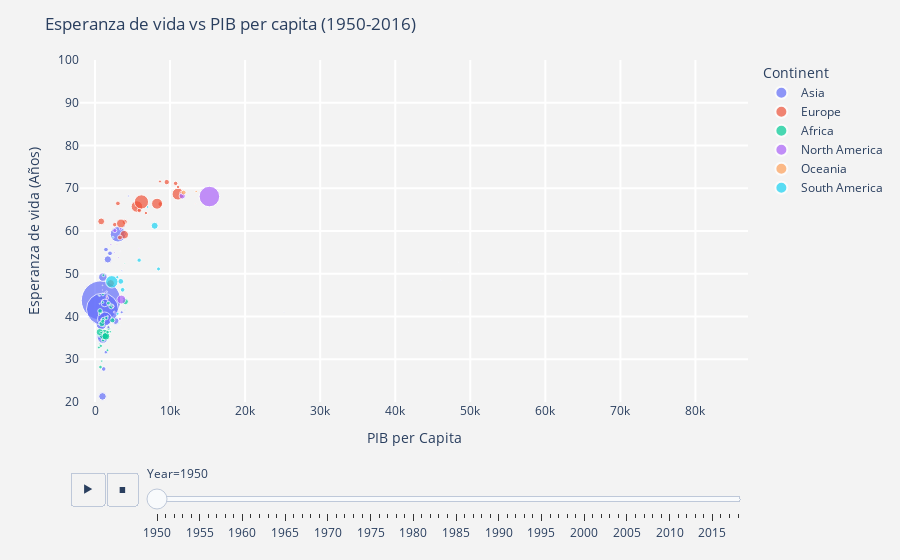

The notebook cell saved with this chart:
### Code cell
fig = px.scatter(
    wf,
    x='GDPperCap',
    y='LifeExp',
    size='Population',
    size_max=45,
    color='Continent',
    animation_frame='Year',
    animation_group='Country',
    # log_x=True,
    hover_data='Country',
    range_x=[-2000, 87000],
    range_y=[20, 100]
)

fig.update_traces(
    mode='markers',
    marker=dict(
        sizemode='area'
    )
)

fig.update_layout(
    title='Esperanza de vida vs PIB per capita (1950-2016)',
    xaxis=dict(
        title='PIB per Capita',
        gridcolor='white',
        gridwidth=2
    ),
    yaxis=dict(
        title='Esperanza de vida (Años)',
        gridcolor='white',
        gridwidth=2
    ),
    paper_bgcolor='rgb(243, 243, 243)',
    plot_bgcolor='rgb(243, 243, 243)'
)

fig.layout.updatemenus[0].buttons[0].args[1]['frame']['duration'] = 100

fig.show()

### Figure 1 — Plotly figure (JSON) as saved in the notebook; plotly's stock layout.template omitted (floating-point values rounded to 4 significant figures)
{"data": [{"customdata": [["Afghanistan"], ["Israel"], ["Iraq"], ["Bahrain"], ["Iran"], ["Qatar"], ["Lebanon"], ["Mongolia"], ["Malaysia"], ["Nepal"], ["Myanmar"], ["Yemen"], ["Bangladesh"], ["United Arab Emirates"], ["China"], ["Japan"], ["Jordan"], ["Palestine"], ["Laos"], ["Pakistan"], ["Oman"], ["Kuwait"], ["Philippines"], ["Hong Kong"], ["Saudi Arabia"], ["Cambodia"], ["South Korea"], ["India"], ["Vietnam"], ["Singapore"], ["Sri Lanka"], ["Indonesia"], ["Thailand"], ["Taiwan"], ["Syria"]], "hovertemplate": "Continent=Asia<br>Year=1950<br>GDPperCap=%{x}<br>LifeExp=%{y}<br>Population=%{marker.size}<br>Country=%{customdata[0]}<extra></extra>", "ids": ["Afghanistan", "Israel", "Iraq", "Bahrain", "Iran", "Qatar", "Lebanon", "Mongolia", "Malaysia", "Nepal", "Myanmar", "Yemen", "Bangladesh", "United Arab Emirates", "China", "Japan", "Jordan", "Palestine", "Laos", "Pakistan", "Oman", "Kuwait", "Philippines", "Hong Kong", "Saudi Arabia", "Cambodia", "South Korea", "India", "Vietnam", "Singapore", "Sri Lanka", "Indonesia", "Thailand", "Taiwan", "Syria"], "legendgroup": "Asia", "marker": {"color": "#636efa", "size": [7480464, 1284166, 5656483, 117160, 16832842, 24310, 1349596, 781264, 5972878, 8398952, 17731816, 4712813, 39728540, 74613, 543979200, 84353056, 438397, 944814, 1684682, 37696264, 457321, 153754, 18469880, 1980530, 3089697, 4380384, 20104016, 357021120, 25109200, 1006712, 7945979, 69567624, 20411638, 7623139, 3543542], "sizemode": "area", "sizeref": 699800.0, "symbol": "circle"}, "mode": "markers", "name": "Asia", "orientation": "v", "showlegend": true, "type": "scatter", "x": [1156, 4490, 2174, 3354, 2742, 48436, 3872, 677, 2485, 802, 631, 1452, 861, 25182, 799, 3062, 2651, 1549, 697, 1025, 993, 46031, 1706, 4082, 3556, 768, 998.1, 987, 1049, 3572, 1997, 1280, 1302, 1460, 3838], "xaxis": "x", "y": [27.73, 68.19, 38.98, 38.08, 38.96, 52.7, 61.03, 39.57, 47.0, 37.68, 35.44, 31.66, 38.18, 41.07, 43.74, 59.23, 39.96, 45.79, 38.7, 34.96, 29.67, 48.47, 53.36, 59.32, 40.99, 38.94, 21.31, 41.72, 49.21, 50.7, 54.77, 39.4, 43.17, 55.67, 44.14], "yaxis": "y"}, {"customdata": [["Poland"], ["Portugal"], ["Ireland"], ["Norway"], ["Netherlands"], ["Italy"], ["Malta"], ["United Kingdom"], ["Cyprus"], ["Albania"], ["Belgium"], ["Bulgaria"], ["Turkey"], ["Hungary"], ["Iceland"], ["Austria"], ["Germany"], ["Greece"], ["Luxembourg"], ["Finland"], ["France"], ["Sweden"], ["Denmark"], ["Romania"], ["Spain"], ["Switzerland"]], "hovertemplate": "Continent=Europe<br>Year=1950<br>GDPperCap=%{x}<br>LifeExp=%{y}<br>Population=%{marker.size}<br>Country=%{customdata[0]}<extra></extra>", "ids": ["Poland", "Portugal", "Ireland", "Norway", "Netherlands", "Italy", "Malta", "United Kingdom", "Cyprus", "Albania", "Belgium", "Bulgaria", "Turkey", "Hungary", "Iceland", "Austria", "Germany", "Greece", "Luxembourg", "Finland", "France", "Sweden", "Denmark", "Romania", "Spain", "Switzerland"], "legendgroup": "Europe", "marker": {"color": "#EF553B", "size": [24786240, 8416952, 2906608, 3281428, 10093555, 46391944, 291881, 50055068, 493969, 1252587, 8617340, 7157630, 20977698, 9337718, 142666, 6936443, 70964104, 7669097, 296589, 4008294, 41842356, 7014611, 4267702, 16392973, 28069696, 4692636], "sizemode": "area", "sizeref": 699800.0, "symbol": "circle"}, "mode": "markers", "name": "Europe", "orientation": "v", "showlegend": true, "type": "scatter", "x": [3900, 3325, 5504, 8655, 9558, 5582, 1573, 11061, 2885, 1596, 8706, 2632, 2079, 3953, 8498, 5907, 6186, 3052, 13378, 6779, 8266, 10742, 11067, 824, 3464, 11540.0], "xaxis": "x", "y": [59.14, 58.48, 65.58, 71.59, 71.44, 65.72, 61.58, 68.63, 56.95, 44.74, 66.31, 61.49, 47.75, 62.14, 71.22, 64.81, 66.8, 66.45, 66.37, 64.2, 66.38, 71.14, 70.31, 62.25, 61.75, 68.91], "yaxis": "y"}, {"customdata": [["Burundi"], ["Lesotho"], ["Zambia"], ["Morocco"], ["Botswana"], ["Mali"], ["Mauritania"], ["Benin"], ["Mauritius"], ["Mozambique"], ["Namibia"], ["Burkina Faso"], ["Comoros"], ["Congo"], ["Uganda"], ["Cote d'Ivoire"], ["Zimbabwe"], ["Democratic Republic of Congo"], ["Kenya"], ["Malawi"], ["Sao Tome and Principe"], ["Cameroon"], ["Gambia"], ["Gabon"], ["Tunisia"], ["Rwanda"], ["Algeria"], ["Madagascar"], ["South Africa"], ["Ghana"], ["Senegal"], ["Sierra Leone"], ["Guinea"], ["Seychelles"], ["Guinea-Bissau"], ["Djibouti"], ["Cape Verde"], ["Central African Republic"], ["Liberia"], ["Nigeria"], ["Libya"], ["Niger"], ["Ethiopia"], ["Eswatini"], ["Togo"], ["Egypt"], ["Angola"], ["Chad"], ["Equatorial Guinea"], ["Tanzania"]], "hovertemplate": "Continent=Africa<br>Year=1950<br>GDPperCap=%{x}<br>LifeExp=%{y}<br>Population=%{marker.size}<br>Country=%{customdata[0]}<extra></extra>", "ids": ["Burundi", "Lesotho", "Zambia", "Morocco", "Botswana", "Mali", "Mauritania", "Benin", "Mauritius", "Mozambique", "Namibia", "Burkina Faso", "Comoros", "Congo", "Uganda", "Cote d'Ivoire", "Zimbabwe", "Democratic Republic of Congo", "Kenya", "Malawi", "Sao Tome and Principe", "Cameroon", "Gambia", "Gabon", "Tunisia", "Rwanda", "Algeria", "Madagascar", "South Africa", "Ghana", "Senegal", "Sierra Leone", "Guinea", "Seychelles", "Guinea-Bissau", "Djibouti", "Cape Verde", "Central African Republic", "Liberia", "Nigeria", "Libya", "Niger", "Ethiopia", "Eswatini", "Togo", "Egypt", "Angola", "Chad", "Equatorial Guinea", "Tanzania"], "legendgroup": "Africa", "marker": {"color": "#00cc96", "size": [2254121, 579478, 2318453, 8946213, 413489, 4694920, 658563, 2264457, 525445, 5920221, 514785, 4213762, 161823, 835136, 5750643, 2736917, 2791336, 12295748, 5774050, 2949747, 60993, 4315823, 306793, 472913, 3606294, 2154225, 9019866, 3953898, 13043843, 5077600, 2496070, 2000793, 2983566, 38129, 543421, 62351, 185013, 1436604, 915910, 37189376, 1130680, 2569201, 17709958, 271656, 1398532, 21150060, 4478186, 2512693, 226391, 7632405], "sizemode": "area", "sizeref": 699800.0, "symbol": "circle"}, "mode": "markers", "name": "Africa", "orientation": "v", "showlegend": true, "type": "scatter", "x": [595, 631, 1054, 2319, 489, 728, 679, 1627, 3942, 1806, 4009, 756, 534, 1693, 1095, 1659, 1117, 909, 1038, 516, 1278, 1070, 982, 2958, 1777, 1020, 2176, 1516, 4041, 1788, 2007, 902, 520, 2632, 462, 3459, 1006, 1307, 3151, 1200, 620, 983, 622, 604, 870, 1451.0, 1677, 815, 797, 676], "xaxis": "x", "y": [40.58, 44.83, 45.12, 39.1, 44.94, 28.17, 38.74, 34.95, 52.44, 37.26, 41.53, 33.12, 36.55, 40.06, 39.33, 32.11, 49.64, 38.31, 38.9, 32.75, 40.07, 34.46, 31.76, 39.63, 37.6, 43.34, 42.36, 39.65, 43.47, 43.11, 36.43, 29.57, 35.54, 50.88, 35.62, 40.57, 47.3, 35.39, 38.49, 35.81, 33.59, 36.25, 36.35, 42.97, 40.92, 35.37, 36.35, 36.21, 39.32, 41.3], "yaxis": "y"}, {"customdata": [["Puerto Rico"], ["Mexico"], ["Jamaica"], ["Cuba"], ["Costa Rica"], ["Panama"], ["United States"], ["Barbados"], ["Nicaragua"], ["Honduras"], ["Saint Lucia"], ["Haiti"], ["Guatemala"], ["Canada"], ["Trinidad and Tobago"], ["Dominica"], ["Dominican Republic"], ["El Salvador"]], "hovertemplate": "Continent=North America<br>Year=1950<br>GDPperCap=%{x}<br>LifeExp=%{y}<br>Population=%{marker.size}<br>Country=%{customdata[0]}<extra></extra>", "ids": ["Puerto Rico", "Mexico", "Jamaica", "Cuba", "Costa Rica", "Panama", "United States", "Barbados", "Nicaragua", "Honduras", "Saint Lucia", "Haiti", "Guatemala", "Canada", "Trinidad and Tobago", "Dominica", "Dominican Republic", "El Salvador"], "legendgroup": "North America", "marker": {"color": "#ab63fa", "size": [2229747, 27600140, 1407472, 5926656, 948490, 861090, 148281552, 210556, 1330447, 1557940, 86716, 3247240, 3099871, 13743068, 648619, 50208, 2381743, 2182419], "sizemode": "area", "sizeref": 699800.0, "symbol": "circle"}, "mode": "markers", "name": "North America", "orientation": "v", "showlegend": true, "type": "scatter", "x": [3416, 3510, 2115, 2638, 3129, 2577, 15240, 3390, 2565, 2018, 1231, 1790, 3323, 11622, 5856, 980, 1637, 2375], "xaxis": "x", "y": [60.51, 43.97, 56.8, 60.11, 53.75, 54.98, 68.06, 55.24, 41.03, 42.73, 45.64, 37.48, 39.42, 68.21, 55.89, 46.2, 44.3, 42.4], "yaxis": "y"}, {"customdata": [["New Zealand"], ["Australia"]], "hovertemplate": "Continent=Oceania<br>Year=1950<br>GDPperCap=%{x}<br>LifeExp=%{y}<br>Population=%{marker.size}<br>Country=%{customdata[0]}<extra></extra>", "ids": ["New Zealand", "Australia"], "legendgroup": "Oceania", "marker": {"color": "#FFA15A", "size": [1911611, 8177169], "sizemode": "area", "sizeref": 699800.0, "symbol": "circle"}, "mode": "markers", "name": "Oceania", "orientation": "v", "showlegend": true, "type": "scatter", "x": [13479, 11815], "xaxis": "x", "y": [69.25, 69], "yaxis": "y"}, {"customdata": [["Colombia"], ["Venezuela"], ["Uruguay"], ["Bolivia"], ["Peru"], ["Paraguay"], ["Argentina"], ["Chile"], ["Brazil"], ["Ecuador"]], "hovertemplate": "Continent=South America<br>Year=1950<br>GDPperCap=%{x}<br>LifeExp=%{y}<br>Population=%{marker.size}<br>Country=%{customdata[0]}<extra></extra>", "ids": ["Colombia", "Venezuela", "Uruguay", "Bolivia", "Peru", "Paraguay", "Argentina", "Chile", "Brazil", "Ecuador"], "legendgroup": "South America", "marker": {"color": "#19d3f3", "size": [11769747, 5488619, 2234152, 3089847, 7678967, 1504818, 17017748, 6623650, 53955360, 3518730], "sizemode": "area", "sizeref": 699800.0, "symbol": "circle"}, "mode": "markers", "name": "South America", "orientation": "v", "showlegend": true, "type": "scatter", "x": [3432, 8462, 7015, 3011, 3679, 2391, 7949, 5880, 2236, 2970], "xaxis": "x", "y": [48.22, 51.12, 65.62, 40.63, 46.24, 58.53, 61.23, 53.18, 48.12, 49.2], "yaxis": "y"}], "layout": {"legend": {"itemsizing": "constant", "title": {"text": "Continent"}, "tracegroupgap": 0}, "margin": {"t": 60}, "paper_bgcolor": "rgb(243, 243, 243)", "plot_bgcolor": "rgb(243, 243, 243)", "sliders": [{"active": 0, "currentvalue": {"prefix": "Year="}, "len": 0.9, "pad": {"b": 10, "t": 60}, "steps": [{"args": [["1950"], {"frame": {"duration": 0, "redraw": false}, "fromcurrent": true, "mode": "immediate", "transition": {"duration": 0, "easing": "linear"}}], "label": "1950", "method": "animate"}, {"args": [["1951"], {"frame": {"duration": 0, "redraw": false}, "fromcurrent": true, "mode": "immediate", "transition": {"duration": 0, "easing": "linear"}}], "label": "1951", "method": "animate"}, {"args": [["1952"], {"frame": {"duration": 0, "redraw": false}, "fromcurrent": true, "mode": "immediate", "transition": {"duration": 0, "easing": "linear"}}], "label": "1952", "method": "animate"}, {"args": [["1953"], {"frame": {"duration": 0, "redraw": false}, "fromcurrent": true, "mode": "immediate", "transition": {"duration": 0, "easing": "linear"}}], "label": "1953", "method": "animate"}, {"args": [["1954"], {"frame": {"duration": 0, "redraw": false}, "fromcurrent": true, "mode": "immediate", "transition": {"duration": 0, "easing": "linear"}}], "label": "1954", "method": "animate"}, {"args": [["1955"], {"frame": {"duration": 0, "redraw": false}, "fromcurrent": true, "mode": "immediate", "transition": {"duration": 0, "easing": "linear"}}], "label": "1955", "method": "animate"}, {"args": [["1956"], {"frame": {"duration": 0, "redraw": false}, "fromcurrent": true, "mode": "immediate", "transition": {"duration": 0, "easing": "linear"}}], "label": "1956", "method": "animate"}, {"args": [["1957"], {"frame": {"duration": 0, "redraw": false}, "fromcurrent": true, "mode": "immediate", "transition": {"duration": 0, "easing": "linear"}}], "label": "1957", "method": "animate"}, {"args": [["1958"], {"frame": {"duration": 0, "redraw": false}, "fromcurrent": true, "mode": "immediate", "transition": {"duration": 0, "easing": "linear"}}], "label": "1958", "method": "animate"}, {"args": [["1959"], {"frame": {"duration": 0, "redraw": false}, "fromcurrent": true, "mode": "immediate", "transition": {"duration": 0, "easing": "linear"}}], "label": "1959", "method": "animate"}, {"args": [["1960"], {"frame": {"duration": 0, "redraw": false}, "fromcurrent": true, "mode": "immediate", "transition": {"duration": 0, "easing": "linear"}}], "label": "1960", "method": "animate"}, {"args": [["1961"], {"frame": {"duration": 0, "redraw": false}, "fromcurrent": true, "mode": "immediate", "transition": {"duration": 0, "easing": "linear"}}], "label": "1961", "method": "animate"}, {"args": [["1962"], {"frame": {"duration": 0, "redraw": false}, "fromcurrent": true, "mode": "immediate", "transition": {"duration": 0, "easing": "linear"}}], "label": "1962", "method": "animate"}, {"args": [["1963"], {"frame": {"duration": 0, "redraw": false}, "fromcurrent": true, "mode": "immediate", "transition": {"duration": 0, "easing": "linear"}}], "label": "1963", "method": "animate"}, {"args": [["1964"], {"frame": {"duration": 0, "redraw": false}, "fromcurrent": true, "mode": "immediate", "transition": {"duration": 0, "easing": "linear"}}], "label": "1964", "method": "animate"}, {"args": [["1965"], {"frame": {"duration": 0, "redraw": false}, "fromcurrent": true, "mode": "immediate", "transition": {"duration": 0, "easing": "linear"}}], "label": "1965", "method": "animate"}, {"args": [["1966"], {"frame": {"duration": 0, "redraw": false}, "fromcurrent": true, "mode": "immediate", "transition": {"duration": 0, "easing": "linear"}}], "label": "1966", "method": "animate"}, {"args": [["1967"], {"frame": {"duration": 0, "redraw": false}, "fromcurrent": true, "mode": "immediate", "transition": {"duration": 0, "easing": "linear"}}], "label": "1967", "method": "animate"}, {"args": [["1968"], {"frame": {"duration": 0, "redraw": false}, "fromcurrent": true, "mode": "immediate", "transition": {"duration": 0, "easing": "linear"}}], "label": "1968", "method": "animate"}, {"args": [["1969"], {"frame": {"duration": 0, "redraw": false}, "fromcurrent": true, "mode": "immediate", "transition": {"duration": 0, "easing": "linear"}}], "label": "1969", "method": "animate"}, {"args": [["1970"], {"frame": {"duration": 0, "redraw": false}, "fromcurrent": true, "mode": "immediate", "transition": {"duration": 0, "easing": "linear"}}], "label": "1970", "method": "animate"}, {"args": [["1971"], {"frame": {"duration": 0, "redraw": false}, "fromcurrent": true, "mode": "immediate", "transition": {"duration": 0, "easing": "linear"}}], "label": "1971", "method": "animate"}, {"args": [["1972"], {"frame": {"duration": 0, "redraw": false}, "fromcurrent": true, "mode": "immediate", "transition": {"duration": 0, "easing": "linear"}}], "label": "1972", "method": "animate"}, {"args": [["1973"], {"frame": {"duration": 0, "redraw": false}, "fromcurrent": true, "mode": "immediate", "transition": {"duration": 0, "easing": "linear"}}], "label": "1973", "method": "animate"}, {"args": [["1974"], {"frame": {"duration": 0, "redraw": false}, "fromcurrent": true, "mode": "immediate", "transition": {"duration": 0, "easing": "linear"}}], "label": "1974", "method": "animate"}, {"args": [["1975"], {"frame": {"duration": 0, "redraw": false}, "fromcurrent": true, "mode": "immediate", "transition": {"duration": 0, "easing": "linear"}}], "label": "1975", "method": "animate"}, {"args": [["1976"], {"frame": {"duration": 0, "redraw": false}, "fromcurrent": true, "mode": "immediate", "transition": {"duration": 0, "easing": "linear"}}], "label": "1976", "method": "animate"}, {"args": [["1977"], {"frame": {"duration": 0, "redraw": false}, "fromcurrent": true, "mode": "immediate", "transition": {"duration": 0, "easing": "linear"}}], "label": "1977", "method": "animate"}, {"args": [["1978"], {"frame": {"duration": 0, "redraw": false}, "fromcurrent": true, "mode": "immediate", "transition": {"duration": 0, "easing": "linear"}}], "label": "1978", "method": "animate"}, {"args": [["1979"], {"frame": {"duration": 0, "redraw": false}, "fromcurrent": true, "mode": "immediate", "transition": {"duration": 0, "easing": "linear"}}], "label": "1979", "method": "animate"}, {"args": [["1980"], {"frame": {"duration": 0, "redraw": false}, "fromcurrent": true, "mode": "immediate", "transition": {"duration": 0, "easing": "linear"}}], "label": "1980", "method": "animate"}, {"args": [["1981"], {"frame": {"duration": 0, "redraw": false}, "fromcurrent": true, "mode": "immediate", "transition": {"duration": 0, "easing": "linear"}}], "label": "1981", "method": "animate"}, {"args": [["1982"], {"frame": {"duration": 0, "redraw": false}, "fromcurrent": true, "mode": "immediate", "transition": {"duration": 0, "easing": "linear"}}], "label": "1982", "method": "animate"}, {"args": [["1983"], {"frame": {"duration": 0, "redraw": false}, "fromcurrent": true, "mode": "immediate", "transition": {"duration": 0, "easing": "linear"}}], "label": "1983", "method": "animate"}, {"args": [["1984"], {"frame": {"duration": 0, "redraw": false}, "fromcurrent": true, "mode": "immediate", "transition": {"duration": 0, "easing": "linear"}}], "label": "1984", "method": "animate"}, {"args": [["1985"], {"frame": {"duration": 0, "redraw": false}, "fromcurrent": true, "mode": "immediate", "transition": {"duration": 0, "easing": "linear"}}], "label": "1985", "method": "animate"}, {"args": [["1986"], {"frame": {"duration": 0, "redraw": false}, "fromcurrent": true, "mode": "immediate", "transition": {"duration": 0, "easing": "linear"}}], "label": "1986", "method": "animate"}, {"args": [["1987"], {"frame": {"duration": 0, "redraw": false}, "fromcurrent": true, "mode": "immediate", "transition": {"duration": 0, "easing": "linear"}}], "label": "1987", "method": "animate"}, {"args": [["1988"], {"frame": {"duration": 0, "redraw": false}, "fromcurrent": true, "mode": "immediate", "transition": {"duration": 0, "easing": "linear"}}], "label": "1988", "method": "animate"}, {"args": [["1989"], {"frame": {"duration": 0, "redraw": false}, "fromcurrent": true, "mode": "immediate", "transition": {"duration": 0, "easing": "linear"}}], "label": "1989", "method": "animate"}, {"args": [["1990"], {"frame": {"duration": 0, "redraw": false}, "fromcurrent": true, "mode": "immediate", "transition": {"duration": 0, "easing": "linear"}}], "label": "1990", "method": "animate"}, {"args": [["1991"], {"frame": {"duration": 0, "redraw": false}, "fromcurrent": true, "mode": "immediate", "transition": {"duration": 0, "easing": "linear"}}], "label": "1991", "method": "animate"}, {"args": [["1992"], {"frame": {"duration": 0, "redraw": false}, "fromcurrent": true, "mode": "immediate", "transition": {"duration": 0, "easing": "linear"}}], "label": "1992", "method": "animate"}, {"args": [["1993"], {"frame": {"duration": 0, "redraw": false}, "fromcurrent": true, "mode": "immediate", "transition": {"duration": 0, "easing": "linear"}}], "label": "1993", "method": "animate"}, {"args": [["1994"], {"frame": {"duration": 0, "redraw": false}, "fromcurrent": true, "mode": "immediate", "transition": {"duration": 0, "easing": "linear"}}], "label": "1994", "method": "animate"}, {"args": [["1995"], {"frame": {"duration": 0, "redraw": false}, "fromcurrent": true, "mode": "immediate", "transition": {"duration": 0, "easing": "linear"}}], "label": "1995", "method": "animate"}, {"args": [["1996"], {"frame": {"duration": 0, "redraw": false}, "fromcurrent": true, "mode": "immediate", "transition": {"duration": 0, "easing": "linear"}}], "label": "1996", "method": "animate"}, {"args": [["1997"], {"frame": {"duration": 0, "redraw": false}, "fromcurrent": true, "mode": "immediate", "transition": {"duration": 0, "easing": "linear"}}], "label": "1997", "method": "animate"}, {"args": [["1998"], {"frame": {"duration": 0, "redraw": false}, "fromcurrent": true, "mode": "immediate", "transition": {"duration": 0, "easing": "linear"}}], "label": "1998", "method": "animate"}, {"args": [["1999"], {"frame": {"duration": 0, "redraw": false}, "fromcurrent": true, "mode": "immediate", "transition": {"duration": 0, "easing": "linear"}}], "label": "1999", "method": "animate"}, {"args": [["2000"], {"frame": {"duration": 0, "redraw": false}, "fromcurrent": true, "mode": "immediate", "transition": {"duration": 0, "easing": "linear"}}], "label": "2000", "method": "animate"}, {"args": [["2001"], {"frame": {"duration": 0, "redraw": false}, "fromcurrent": true, "mode": "immediate", "transition": {"duration": 0, "easing": "linear"}}], "label": "2001", "method": "animate"}, {"args": [["2002"], {"frame": {"duration": 0, "redraw": false}, "fromcurrent": true, "mode": "immediate", "transition": {"duration": 0, "easing": "linear"}}], "label": "2002", "method": "animate"}, {"args": [["2003"], {"frame": {"duration": 0, "redraw": false}, "fromcurrent": true, "mode": "immediate", "transition": {"duration": 0, "easing": "linear"}}], "label": "2003", "method": "animate"}, {"args": [["2004"], {"frame": {"duration": 0, "redraw": false}, "fromcurrent": true, "mode": "immediate", "transition": {"duration": 0, "easing": "linear"}}], "label": "2004", "method": "animate"}, {"args": [["2005"], {"frame": {"duration": 0, "redraw": false}, "fromcurrent": true, "mode": "immediate", "transition": {"duration": 0, "easing": "linear"}}], "label": "2005", "method": "animate"}, {"args": [["2006"], {"frame": {"duration": 0, "redraw": false}, "fromcurrent": true, "mode": "immediate", "transition": {"duration": 0, "easing": "linear"}}], "label": "2006", "method": "animate"}, {"args": [["2007"], {"frame": {"duration": 0, "redraw": false}, "fromcurrent": true, "mode": "immediate", "transition": {"duration": 0, "easing": "linear"}}], "label": "2007", "method": "animate"}, {"args": [["2008"], {"frame": {"duration": 0, "redraw": false}, "fromcurrent": true, "mode": "immediate", "transition": {"duration": 0, "easing": "linear"}}], "label": "2008", "method": "animate"}, {"args": [["2009"], {"frame": {"duration": 0, "redraw": false}, "fromcurrent": true, "mode": "immediate", "transition": {"duration": 0, "easing": "linear"}}], "label": "2009", "method": "animate"}, {"args": [["2010"], {"frame": {"duration": 0, "redraw": false}, "fromcurrent": true, "mode": "immediate", "transition": {"duration": 0, "easing": "linear"}}], "label": "2010", "method": "animate"}, {"args": [["2011"], {"frame": {"duration": 0, "redraw": false}, "fromcurrent": true, "mode": "immediate", "transition": {"duration": 0, "easing": "linear"}}], "label": "2011", "method": "animate"}, {"args": [["2012"], {"frame": {"duration": 0, "redraw": false}, "fromcurrent": true, "mode": "immediate", "transition": {"duration": 0, "easing": "linear"}}], "label": "2012", "method": "animate"}, {"args": [["2013"], {"frame": {"duration": 0, "redraw": false}, "fromcurrent": true, "mode": "immediate", "transition": {"duration": 0, "easing": "linear"}}], "label": "2013", "method": "animate"}, {"args": [["2014"], {"frame": {"duration": 0, "redraw": false}, "fromcurrent": true, "mode": "immediate", "transition": {"duration": 0, "easing": "linear"}}], "label": "2014", "method": "animate"}, {"args": [["2015"], {"frame": {"duration": 0, "redraw": false}, "fromcurrent": true, "mode": "immediate", "transition": {"duration": 0, "easing": "linear"}}], "label": "2015", "method": "animate"}, {"args": [["2016"], {"frame": {"duration": 0, "redraw": false}, "fromcurrent": true, "mode": "immediate", "transition": {"duration": 0, "easing": "linear"}}], "label": "2016", "method": "animate"}, {"args": [["2017"], {"frame": {"duration": 0, "redraw": false}, "fromcurrent": true, "mode": "immediate", "transition": {"duration": 0, "easing": "linear"}}], "label": "2017", "method": "animate"}, {"args": [["2018"], {"frame": {"duration": 0, "redraw": false}, "fromcurrent": true, "mode": "immediate", "transition": {"duration": 0, "easing": "linear"}}], "label": "2018", "method": "animate"}], "x": 0.1, "xanchor": "left", "y": 0, "yanchor": "top"}], "title": {"text": "Esperanza de vida vs PIB per capita (1950-2016)"}, "updatemenus": [{"buttons": [{"args": [null, {"frame": {"duration": 100, "redraw": false}, "fromcurrent": true, "mode": "immediate", "transition": {"duration": 500, "easing": "linear"}}], "label": "&#9654;", "method": "animate"}, {"args": [[null], {"frame": {"duration": 0, "redraw": false}, "fromcurrent": true, "mode": "immediate", "transition": {"duration": 0, "easing": "linear"}}], "label": "&#9724;", "method": "animate"}], "direction": "left", "pad": {"r": 10, "t": 70}, "showactive": false, "type": "buttons", "x": 0.1, "xanchor": "right", "y": 0, "yanchor": "top"}], "xaxis": {"anchor": "y", "domain": [0, 1], "gridcolor": "white", "gridwidth": 2, "range": [-2000, 87000], "title": {"text": "PIB per Capita"}}, "yaxis": {"anchor": "x", "domain": [0, 1], "gridcolor": "white", "gridwidth": 2, "range": [20, 100], "title": {"text": "Esperanza de vida (Años)"}}}}
